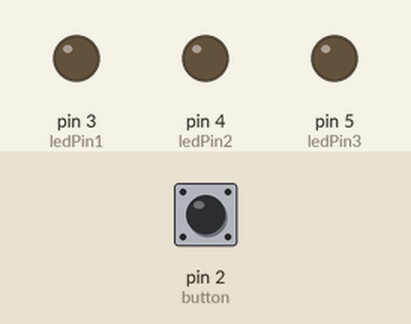
Recording of a sketch running on a simulated Arduino Uno, built with avr-gcc and run on an emulated ATmega328P. Parts: output pins drawn as LEDs (lit = HIGH). Inputs (shaded band) come from the test bench; at power-on: pin 2 (button) HIGH.

Above: at 1.2 s.
1.3 s: pin 2 (button) pulled LOW for 1 s
At 2.5 s:
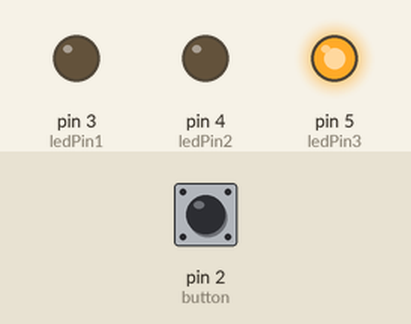
3.8 s: pin 2 (button) pulsed LOW 2 times (0.12 s each, 0.3 s apart)
At 4.8 s:
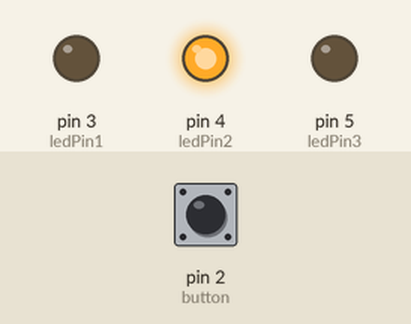
5.9 s: pin 2 (button) pulled LOW for 3.2 s
At 7.2 s:
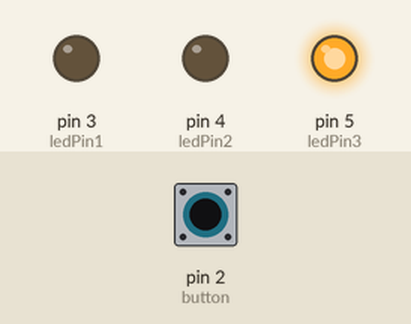
Timing chart, 0 to 8.9 s (numbered marks = the images above; inputs shaded):
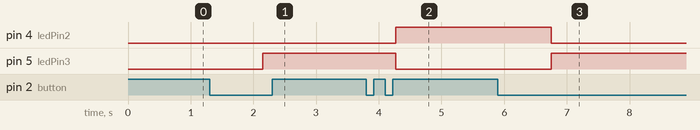

The sketch:

oneButtonTest.ino
```cpp
#include <OneButton.h>

const int ledPin1 = 3;
const int ledPin2 = 4;
const int ledPin3 = 5;

OneButton button(2, true);


void setup() {

  pinMode(ledPin1, OUTPUT);
  pinMode(ledPin2, OUTPUT);
  pinMode(ledPin3, OUTPUT);
  //button.attachClick(led1);
  button.attachDoubleClick(led2);
button.attachLongPressStart(led3);
//  button.attachLongPressStop(led4);
//   button.attachDuringLongPress(led4);
}

void loop() {
 button.tick();

}

void led1()
{
 digitalWrite(ledPin1, 1);
 digitalWrite(ledPin2, 0);
 digitalWrite(ledPin3, 0);
}

void led2()
{
 digitalWrite(ledPin1, 0);
 digitalWrite(ledPin2, 1);
 digitalWrite(ledPin3, 0);
}

void led3()
{
 digitalWrite(ledPin1, 0);
 digitalWrite(ledPin2, 0);
 digitalWrite(ledPin3, 1);
}

void led4()
{
 digitalWrite(ledPin1, 1);
 digitalWrite(ledPin2, 0);
 digitalWrite(ledPin3, 1);
}

void led5()
{
 digitalWrite(ledPin1, 1);
 digitalWrite(ledPin2, 1);
 digitalWrite(ledPin3, 1);
}
```

Measured:
- after the input at 1.3 s, pin 5 (ledPin3): LOW → HIGH after 0.85 s
- after the input at 3.8 s, pin 4 (ledPin2): LOW → HIGH after 0.47 s; pin 5 (ledPin3): HIGH → LOW after 0.47 s
- after the input at 5.9 s, pin 4 (ledPin2): HIGH → LOW after 0.85 s; pin 5 (ledPin3): LOW → HIGH after 0.85 s
